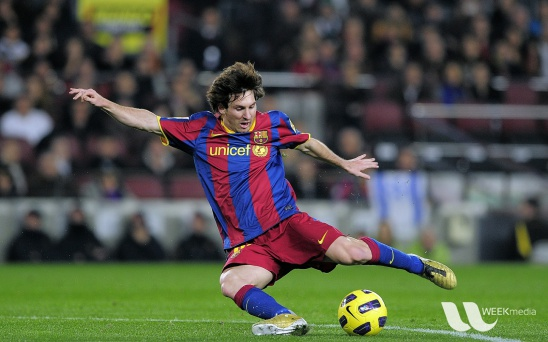
#> input picture t1/imgs/messi.png, 548 x 342 px
$ python q10.py   (older library calls are emulated)
#> lines starting #> are read from the running program, lines starting #| are printed output that depends on the picture
import cv2
import numpy as np
from matplotlib import pyplot as plt

def aplicar(image, filter):
    copy = image.copy()
    aux   = image.copy()

    if(filter == "Mean"):
        copy = cv2.blur(image, (5, 5))
    elif(filter == "Gaussian"):
        copy = cv2.GaussianBlur(image, (5, 5), 0)
    elif(filter == "Median"):
        copy = cv2.medianBlur(image, 5)
    elif(filter == "Sobel"):
        copy = cv2.cvtColor(copy, cv2.COLOR_RGB2GRAY)
        copyH = cv2.Sobel(copy, 5, 1, 0)
        copyV = cv2.Sobel(copy, 5, 0, 1)
        copy = copyH + copyV
    elif(filter == "Laplacian"):
        aux = cv2.cvtColor(aux, cv2.COLOR_RGB2GRAY)
        copy = cv2.cvtColor(copy, cv2.COLOR_RGB2GRAY)
        copy = cv2.Laplacian(copy, cv2.CV_64F, 5)
        copy = copy + aux
        copy = cv2.convertScaleAbs(copy)

    return copy

filters = ["Mean", "Gaussian", "Median", "Sobel", "Laplacian"]

natureza = cv2.imread('imgs/messi.png')
#> natureza is the input picture: shape (342, 548, 3); mean B, G, R 72.4, 86, 82.2
natureza = cv2.cvtColor(natureza, cv2.COLOR_BGR2RGB)

altura, largura, _ = natureza.shape
#> altura = 342; largura = 548
resultado = np.zeros([largura, altura])

plt.imshow(natureza), plt.title("ORIGINAL"), plt.xticks([]), plt.yticks([])

for x in range(1, 6):
    resultado = aplicar(natureza, filters[x-1])

    if(filters[x-1] == "Laplacian" or filters[x-1] == "Sobel"):
        plt.figure(), plt.imshow(resultado, cmap='gray'), plt.title(filters[x-1]), plt.xticks([]), plt.yticks([])
    else:
        plt.figure(), plt.imshow(resultado), plt.title(filters[x-1]), plt.xticks([]), plt.yticks([])
#> this loop made 5 passes
#> pass 1, in aplicar, `copy = cv2.blur(image, (5, 5))`:
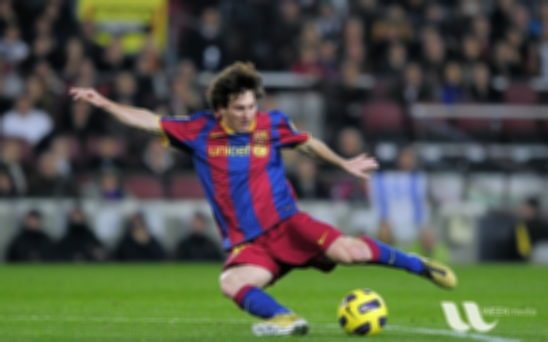
#> copy: shape (342, 548, 3); mean R, G, B 82.2, 86, 72.4

plt.show()
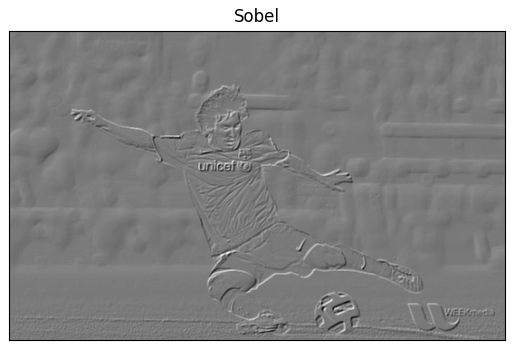
#> figure drawn by matplotlib, 1 panel
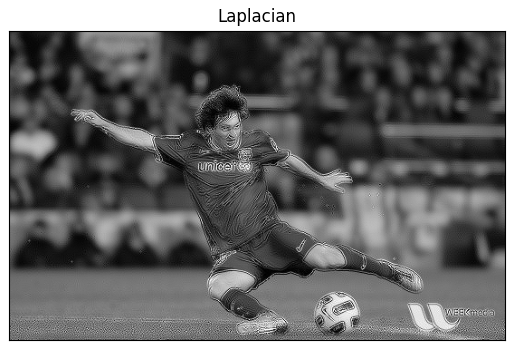
#> figure drawn by matplotlib, 1 panel

$ run again, with t1/imgs/anya.png copied over t1/imgs/messi.png
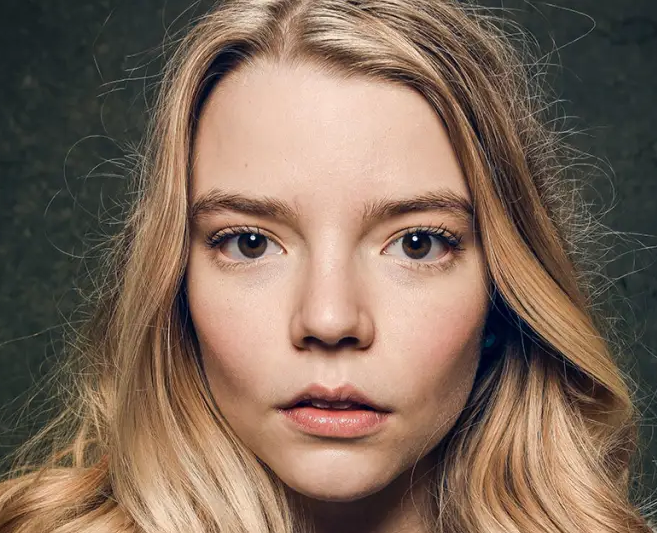
#> input picture t1/imgs/anya.png, 657 x 533 px
#> natureza is the input picture: shape (533, 657, 3); mean B, G, R 89.6, 105.5, 127.5
#> `plt.show()`:
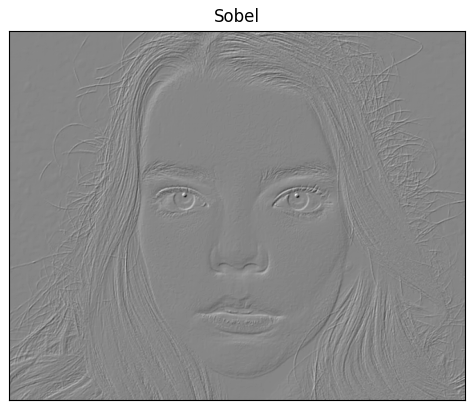
#> figure drawn by matplotlib, 1 panel
#> `plt.show()`:
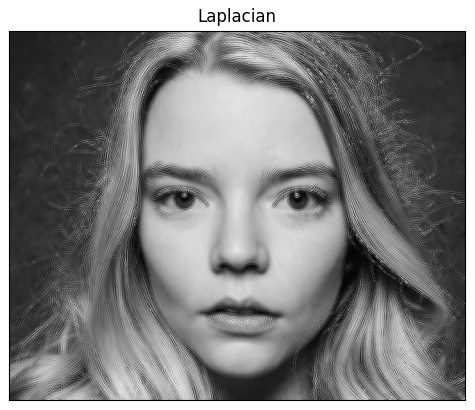
#> figure drawn by matplotlib, 1 panel

$ run again, with t1/imgs/honya5050.png copied over t1/imgs/messi.png
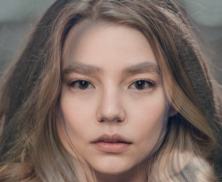
#> input picture t1/imgs/honya5050.png, 222 x 182 px
#> natureza is the input picture: shape (182, 222, 3); mean B, G, R 98.2, 106, 124
#> `plt.show()`:
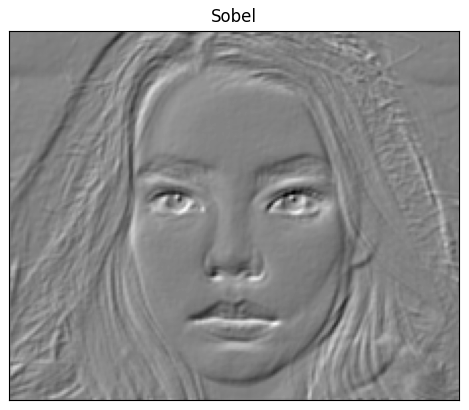
#> figure drawn by matplotlib, 1 panel
#> `plt.show()`:
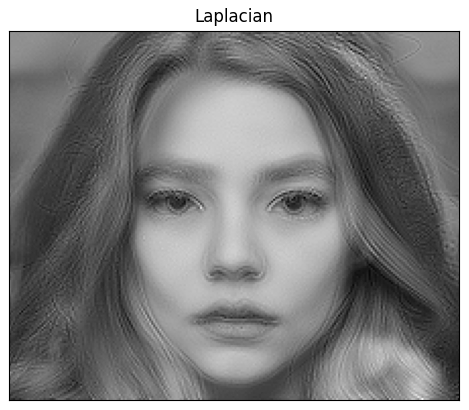
#> figure drawn by matplotlib, 1 panel
